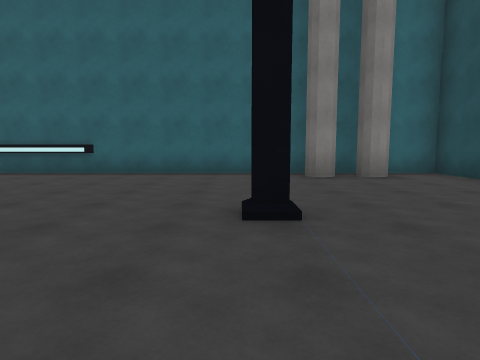
view 1 (above)

24 first-person views from a walk through a 3-D level made in the Unity game engine. The camera is 1.3 m above the floor, tilts 6° down and sees 75° across. The floor is counted in squares, 2 m on a side. Each view is taken from the middle of a square. On the plan, view 1 faces up. The plan holds only what a view shows up to about 10 squares ahead; the rest is blank. The place goes on beyond the plan. The player is left out. Surface patterns are stand-ins for the level's own textures.

view 2
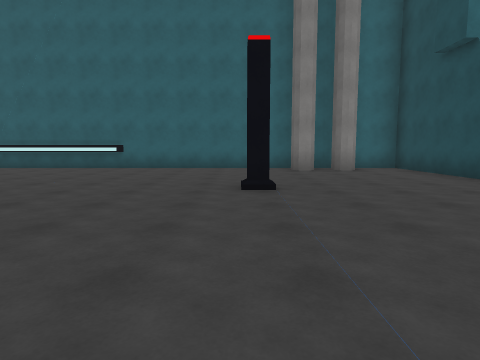

view 3
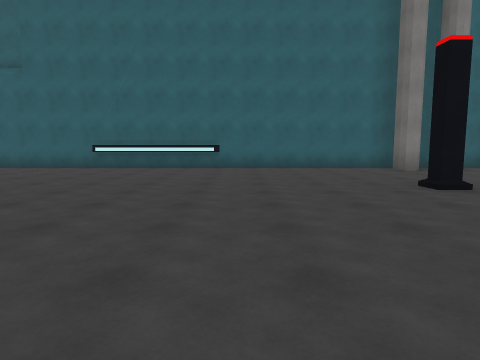

view 4
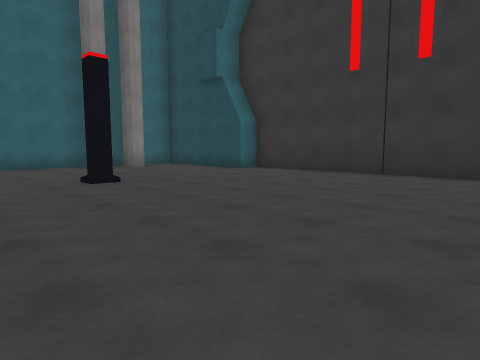

view 5
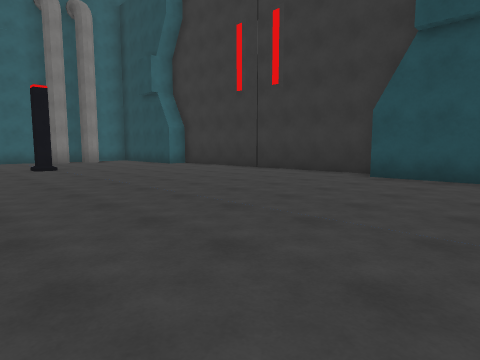

view 6
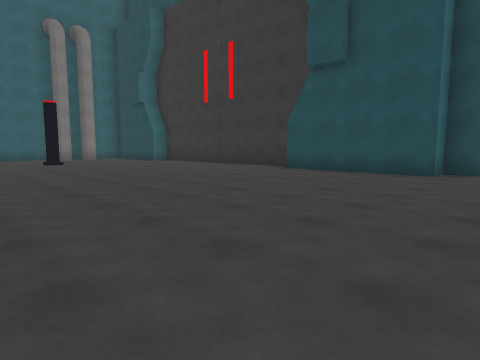

view 7
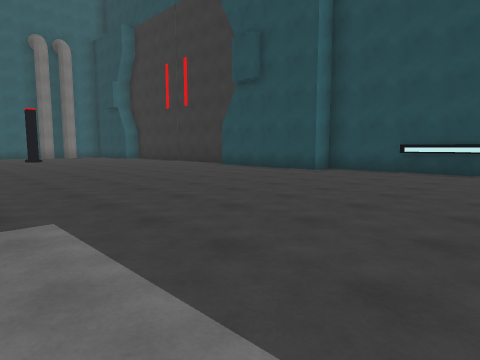

view 8
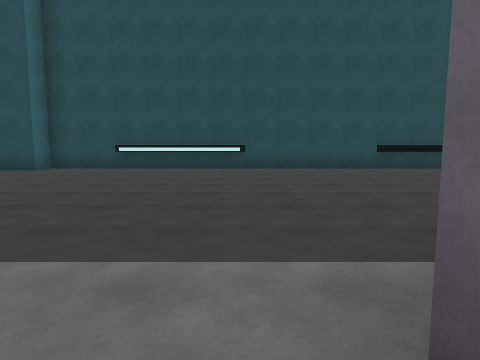

view 9
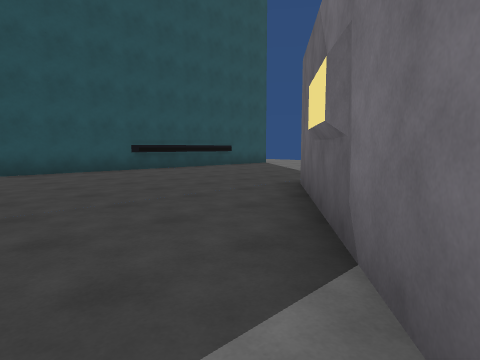

view 10
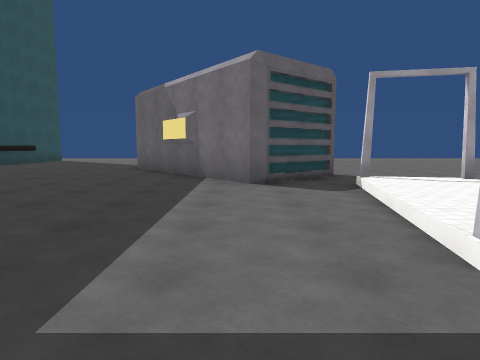

view 11
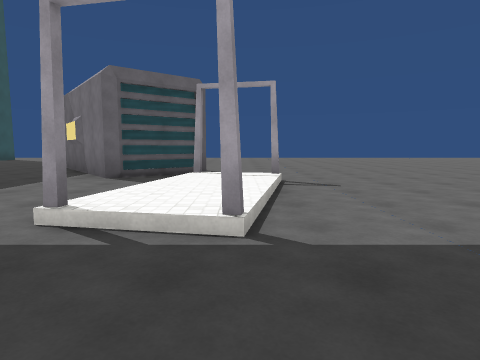

view 12
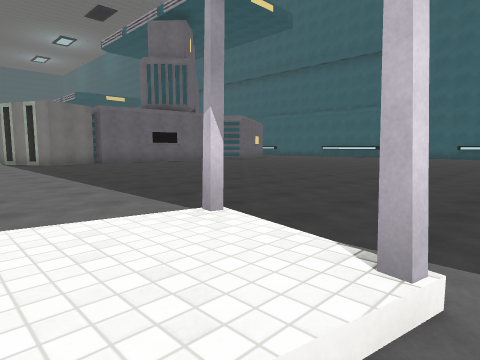

view 13
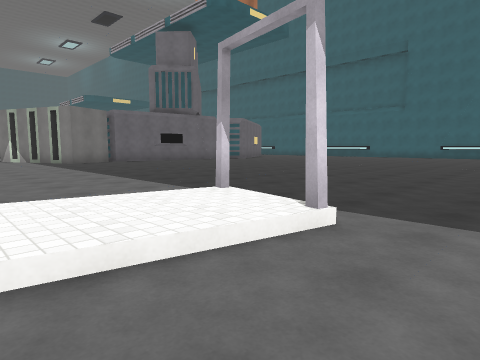

view 14
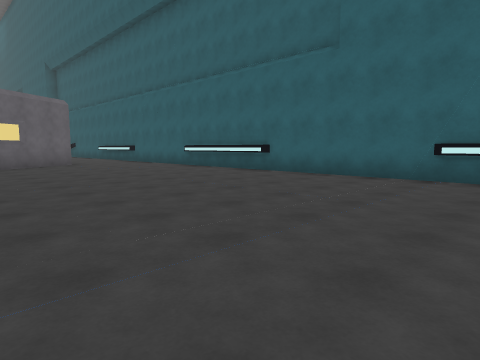

view 15
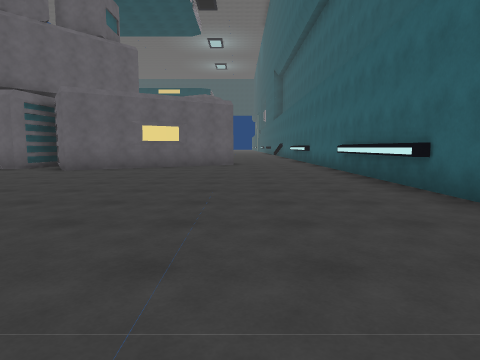

view 16
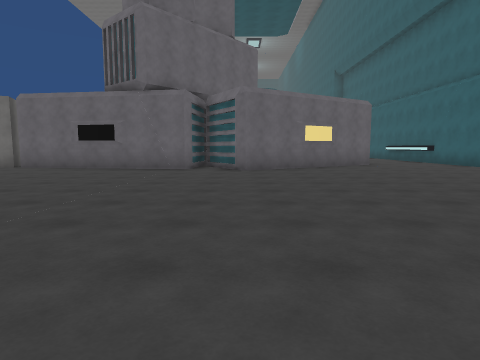

view 17
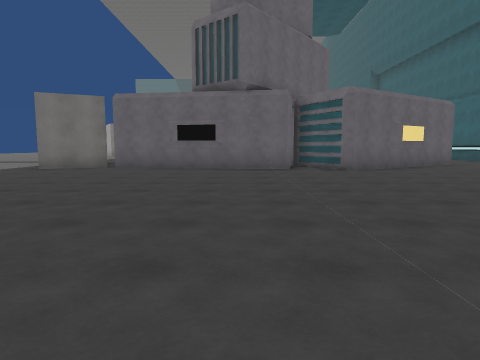

view 18
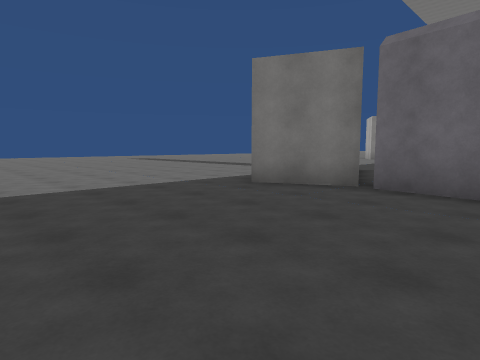

view 19
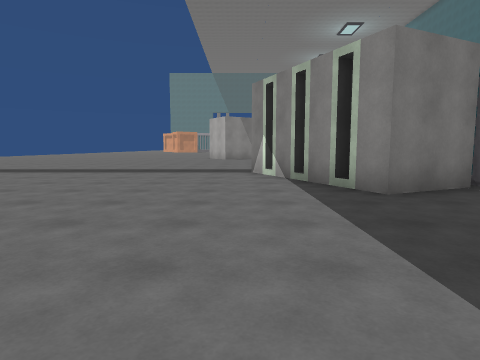

view 20
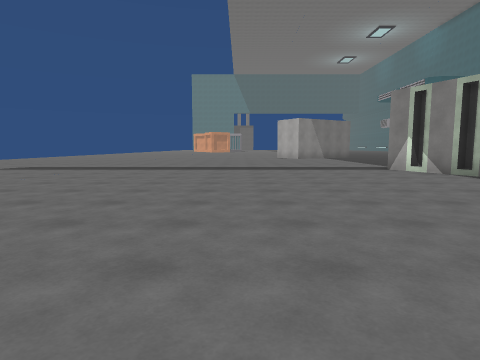

view 21
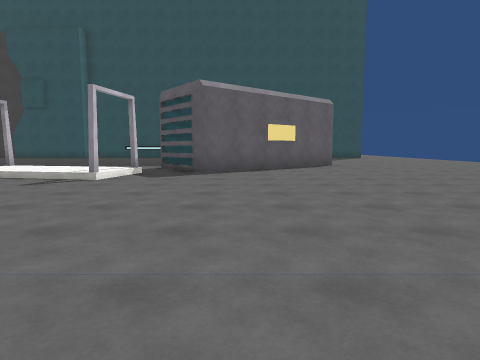

view 22
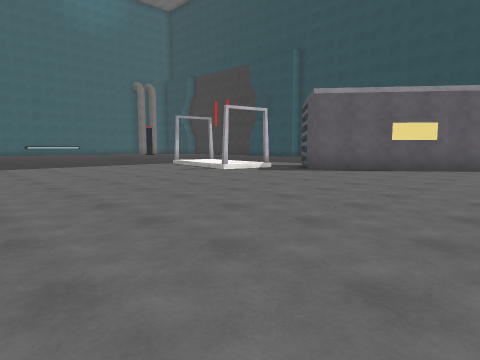

view 23
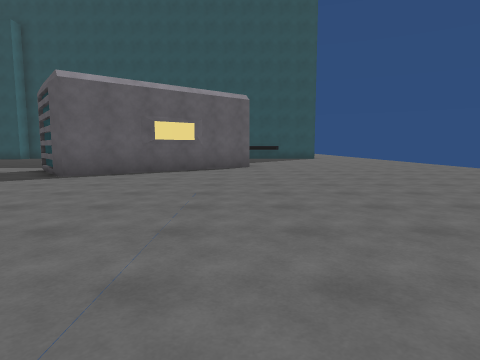

view 24
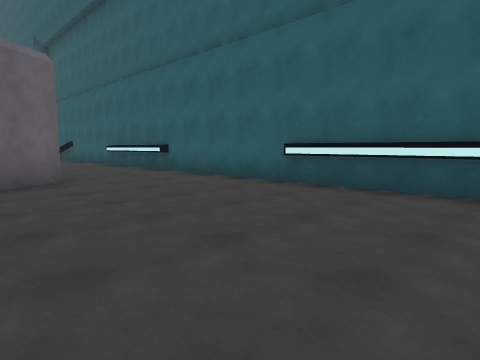

### Floor plan
Points are (right, up) in squares from view 1. A wall is a line through its corners. A room is listed if a view was taken in it or the views show most of it. See-through windows are left out.
Room 1 (views 1, 2, 3, 4, 5, 6, 7, 8, 9, 10, 11, 12, 13, 14, 15, 16, 17, 18, 19, 20, 21, 22, 23, 24)
walls: (-6.2, -10.3) (-5.4, -10.4); (-4.3, -10.5) (-4.5, -11.5); (-6.4, -14.2) (-6.7, -14.1) (-6.6, -13.5); (-17.1, -7.2) (-16.3, -9) (-18.1, -9.8); (-2.1, -15.9) (-1.7, -16.2); (-16.5, -1.4) (-16.2, -1.6); (-17.1, -1.4) (-16.2, -1.5) (-17, -7.1); (-18.3, -9.9) (-20.1, -10.7); (5.6, -3.9) (5.6, 3.8) (4.9, 3.8) (4.9, 7.8) (-21.4, 7.8); (-1.9, -20.2) (-5.2, -16) (-3.5, -14.6) (-3.2, -14.5) (0.2, -18.8); (-11.7, 7.6) (-15.5, 7.6); (-18.5, 4.8) (-15.7, 0.1) (-17.2, -0.8); (5.6, -20.2) (5.6, -8.2) (4.9, -8.2) (4.9, -4.1); (-19.7, 7.6) (-21.5, 7.6)
objects: pillar (0, 3); other object (2, 7); other object (3, 7)

Positions as (right, up) in squares from view 1, and headings:
1: (0, 0), facing up
2: (0, -2), facing up
3: (-3, -2), facing up
4: (-2, -3), facing up-right
5: (-2, -7), facing up-right
6: (-3, -10), facing up-right
7: (-3, -13), facing up-right
8: (-4, -14), facing right
9: (-3, -14), facing down-right
10: (-3, -9), facing down
11: (-6, -8), facing down
12: (-4, -12), facing up-left
13: (-3, -13), facing up-left
14: (-6, 1), facing up-left
15: (-7, 5), facing left
16: (-7, 0), facing left
17: (-7, -3), facing left
18: (-12, -5), facing down-left
19: (-12, -11), facing left
20: (-11, -15), facing left
21: (-13, -17), facing right
22: (-13, -21), facing up-right
23: (-12, -20), facing right
24: (-12, 3), facing up-left
